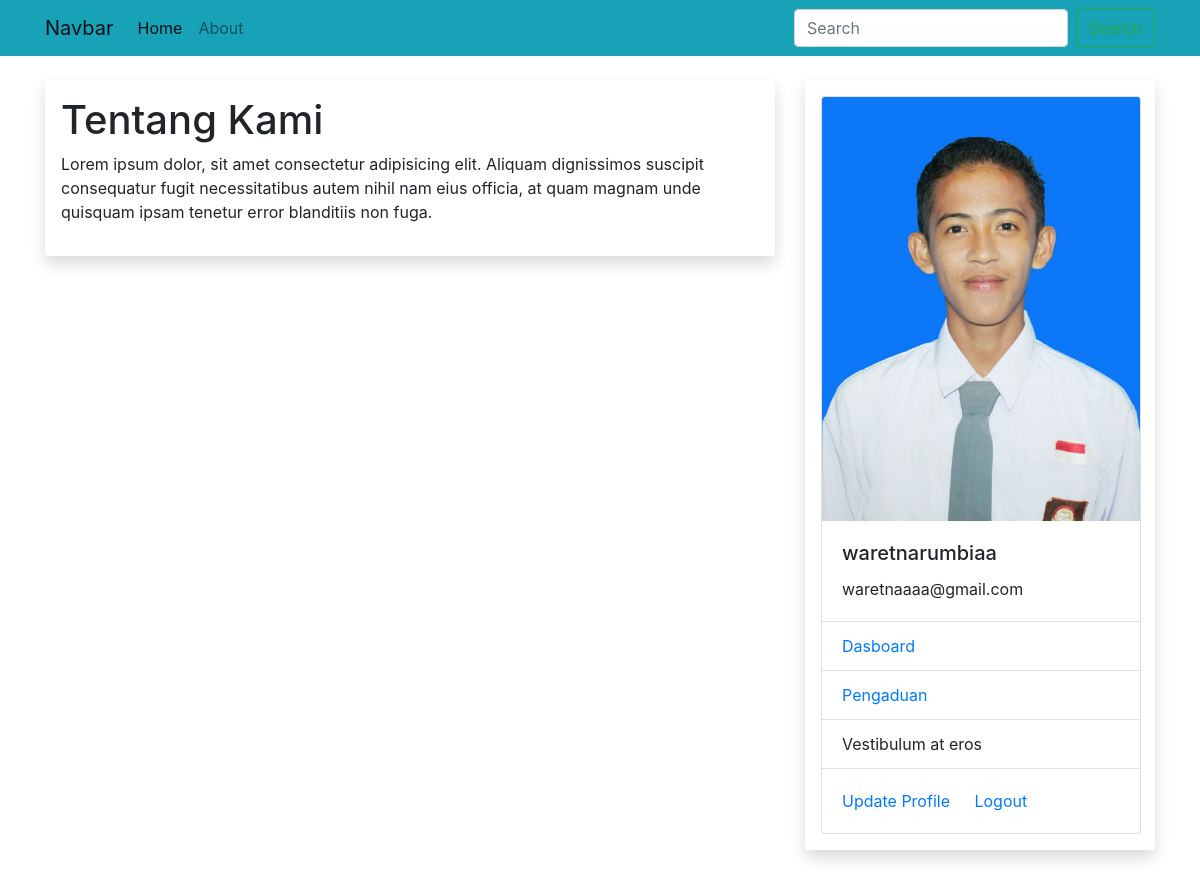
Page /about (signed in) on the committed database.
### sim/models.py (models this page shows, shortened)
class Tmahasiswa(db.Model, UserMixin):
    id = db.Column(db.Integer, primary_key=True)
    npm = db.Column(db.String(15), unique=True, nullable=False)
    nama = db.Column(db.String(100), nullable=False)
    email = db.Column(db.String(120), unique=True, nullable=False)
    password = db.Column(db.String(80), nullable=False)
    kelas = db.Column(db.String(20), nullable=False)
    alamat = db.Column(db.String(100), nullable=False)
    foto = db.Column(db.String(30), nullable=False, default='default.jpg')
    pengaduans = db.relationship('Tpengaduan', backref='mahasiswa', lazy=True)

### sim/mahasiswa/routes.py (the view)
@rmahasiswa.route("/about")
def about():
    return render_template("about.html")

### sim/models.py (called while the page is built)
@login_manager.user_loader
def load_user(mahasiswa_id):
    return Tmahasiswa.query.get(int(mahasiswa_id))

### sim/templates/about.html
{% extends "base.html" %}
{% block konten %}
<h1>Tentang Kami</h1>
<P>Lorem ipsum dolor, sit amet consectetur adipisicing elit. Aliquam dignissimos suscipit consequatur fugit necessitatibus autem nihil nam eius officia, at quam magnam unde quisquam ipsam tenetur error blanditiis non fuga.</P>
{% endblock %}

### sim/templates/base.html (shortened to what this page needs)
<html>
    <head>
        <link rel="stylesheet" href="{{url_for ('static', filename="css/bootstrap.min.css")}}">
        <link rel="stylesheet" type="text/css" href="{{url_for ('static', filename="css/style.css")}}">
    </head>
    <body>
        <nav class="navbar navbar-expand-lg navbar-light bg-info">
        <div class="container">
            <a class="navbar-brand" href="#">Navbar</a>
            <div class="collapse navbar-collapse" id="navbarSupportedContent">
              <ul class="navbar-nav mr-auto">
                <li class="nav-item active">
                  <a class="nav-link" href="{{url_for('rmahasiswa.home')}}">Home <span class="sr-only">(current)</span></a>
                </li>
                <li class="nav-item">
                  <a class="nav-link" href="{{url_for('rmahasiswa.about')}}">About</a>
                </li>
              </ul>
              <form class="form-inline my-2 my-lg-0">
                <input class="form-control mr-sm-2" type="search" placeholder="Search" aria-label="Search">
                <button class="btn btn-outline-success my-2 my-sm-0" type="submit">Search</button>
              </form>
            </div>
        </div>
          </nav>
        <div class="container mt-4">
          <div class="row">
            <div class="col-md-8">
              <div class="shadow p-3 mb-5 bg-white rounded">
              {%block konten%}
              {%endblock%}
              </div>
            </div>
            <div class="col-md-4">
              <div class="shadow p-3 mb-5 bg-white rounded">
                  {%if current_user.is_authenticated %}
                  <div class="card" style="width: 20rem;">
                    <img src="{{url_for('static', filename='foto/' + current_user.foto)}}" class="card-img-top" alt="...">
                    <div class="card-body">
                      <h5 class="card-title">{{current_user.nama}}</h5>
                      <p class="card-text">{{current_user.email}}</p>
                    </div>
                    <ul class="list-group list-group-flush">
                      <li class="list-group-item"><a href="{{url_for('rmahasiswa.akunmahasiswa')}}"">Dasboard</a></li>
                      <li class="list-group-item"><a href="{{url_for('rmahasiswa.pengaduan')}}">Pengaduan</a></li>
                      <li class="list-group-item">Vestibulum at eros</li>
                    </ul>
                    <div class="card-body">
                      <a href="{{url_for('rmahasiswa.edit_mahasiswa')}}" class="card-link">Update Profile</a>
                      <a href="{{url_for('rmahasiswa.logout_mahasiswa')}}" class="card-link">Logout</a>
                    </div>
                  </div>
                  {% else%}
                   <h1> Menu Lain</h1>
                   <li>Data Mahasiswa</li>
                   <li>Data Dosen</li>
                  {% endif %}
            </div>
          </div>
          </div>
        </div>
    </body>
</html>

### rows in the picture
Tmahasiswa: foto (placeholder picture), nama "waretnarumbiaa", email "waretnaaaa@gmail.com"
